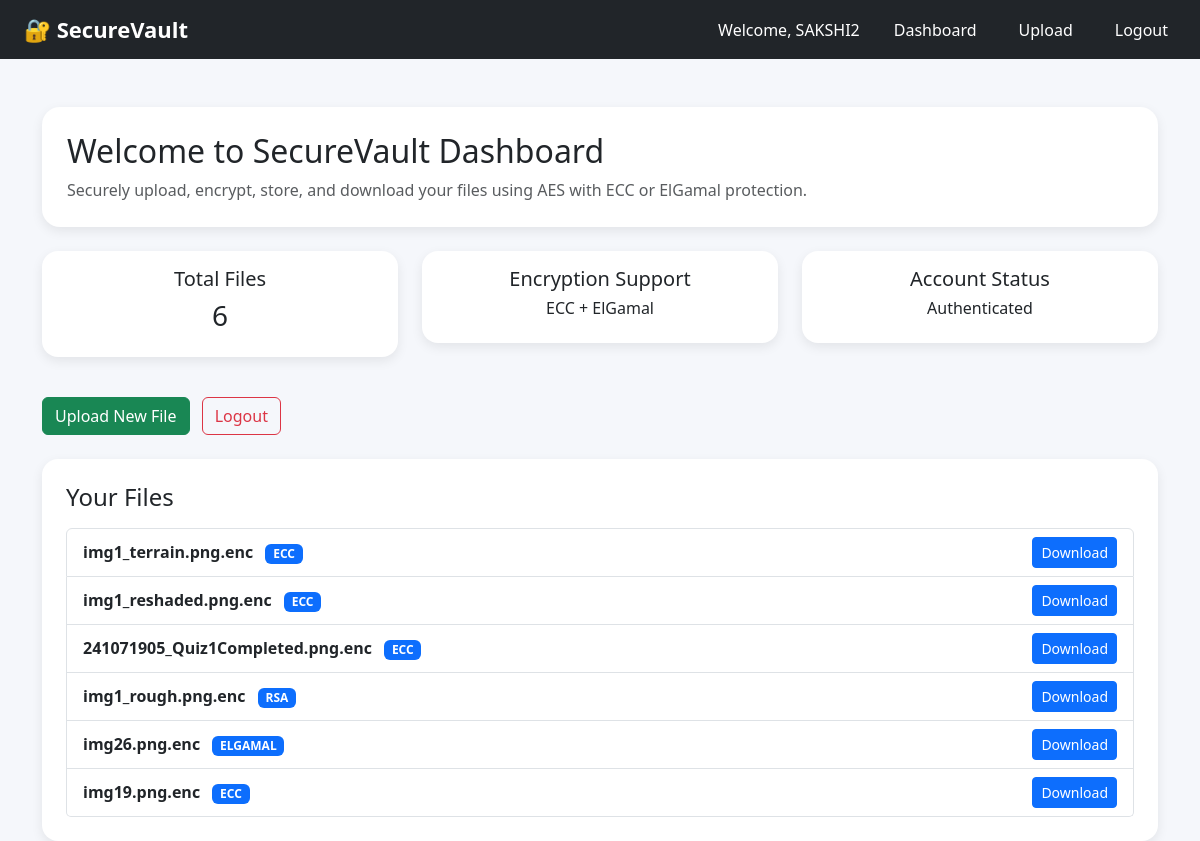
The app's page /dashboard (signed in) with its own data.
### tables this page shows
CREATE TABLE files (
        id INTEGER PRIMARY KEY AUTOINCREMENT,
        username TEXT,
        filename TEXT,
        filepath TEXT,
        file_password BLOB,
        crypto_mode TEXT,
        enc_aes_key BLOB,
        ecc_ephemeral_pub BLOB,
        file_nonce BLOB,
        wrap_nonce BLOB,
        uploaded_at TEXT
    );

### app.py (the view)
@app.route("/dashboard")
def dashboard():
    if "user" not in session:
        debug_log("Unauthorized dashboard access attempt")
        return redirect("/login")
    conn = sqlite3.connect("database.db")
    cursor = conn.cursor()
    cursor.execute(
        "SELECT filename, crypto_mode FROM files WHERE username = ?",
        (session["user"],)
    )
    files = cursor.fetchall()
    conn.close()
    debug_log(f"Dashboard loaded for '{session['user']}'. Total files: {len(files)}")
    return render_template("dashboard.html", files=files)

### app.py (called while the page is built)
def debug_log(message):
    print(f"[DEBUG] {message}")

### templates/dashboard.html
{% extends "base.html" %}
{% block content %}
<div class="hero-box mb-4">
    <h2 class="mb-2">Welcome to SecureVault Dashboard</h2>
    <p class="text-muted mb-0">
        Securely upload, encrypt, store, and download your files using AES with ECC or ElGamal protection.
    </p>
</div>
<div class="row mb-4">
    <div class="col-md-4 mb-3">
        <div class="card p-3 text-center">
            <h5>Total Files</h5>
            <h3>{{ files|length }}</h3>
        </div>
    </div>
    <div class="col-md-4 mb-3">
        <div class="card p-3 text-center">
            <h5>Encryption Support</h5>
            <h6>ECC + ElGamal</h6>
        </div>
    </div>
    <div class="col-md-4 mb-3">
        <div class="card p-3 text-center">
            <h5>Account Status</h5>
            <h6>Authenticated</h6>
        </div>
    </div>
</div>
<div class="mb-4">
    <a href="/upload" class="btn btn-success me-2">Upload New File</a>
    <a href="/logout" class="btn btn-outline-danger">Logout</a>
</div>
<div class="card p-4">
    <h4 class="mb-3">Your Files</h4>
    {% if files|length == 0 %}
        <div class="alert alert-info mb-0">
            No files uploaded yet. Click <strong>Upload New File</strong> to add your first secure file.
        </div>
    {% else %}
        <ul class="list-group">
            {% for file in files %}
                <li class="list-group-item d-flex justify-content-between align-items-center">
                    <div>
                        <strong>{{ file[0] }}</strong>
                        <span class="badge bg-primary ms-2">{{ file[1] }}</span>
                    </div>
                    <a href="/download/{{ file[0] }}" class="btn btn-primary btn-sm">
                        Download
                    </a>
                </li>
            {% endfor %}
        </ul>
    {% endif %}
</div>
{% endblock %}

### templates/base.html (shortened to what this page needs)
<!DOCTYPE html>
<html lang="en">
<head>
    <link href="https://cdn.jsdelivr.net/npm/bootstrap@5.3.2/dist/css/bootstrap.min.css" rel="stylesheet">
</head>
<body>
<nav class="navbar navbar-expand-lg navbar-dark bg-dark px-4">
    <a class="navbar-brand" href="/dashboard">🔐 SecureVault</a>
    <div class="collapse navbar-collapse show">
        <ul class="navbar-nav ms-auto d-flex flex-row align-items-center gap-3">
            {% if session.get("user") %}
                <li class="nav-item">
                    <span class="navbar-text">Welcome, {{ session["user"] }}</span>
                </li>
                <li class="nav-item">
                    <a class="nav-link" href="/dashboard">Dashboard</a>
                </li>
                <li class="nav-item">
                    <a class="nav-link" href="/upload">Upload</a>
                </li>
                <li class="nav-item">
                    <a class="nav-link text-warning" href="/logout">Logout</a>
                </li>
            {% endif %}
        </ul>
    </div>
</nav>
<div class="container mt-5">
    {% block content %}{% endblock %}
</div>
</body>
</html>

### templates/base.html (style rules this page uses)
body { background-color: #f5f7fb; }
.navbar-brand { font-weight: bold; font-size: 22px; }
.card { border-radius: 16px; box-shadow: 0 4px 12px rgba(0,0,0,0.08); border: none; }
.nav-link, .navbar-text { color: white !important; margin-left: 10px; }
.hero-box { background: white; padding: 25px; border-radius: 18px; box-shadow: 0 4px 12px rgba(0,0,0,0.08); }

### records on screen
files: filename "img1_terrain.png.enc", crypto_mode "ECC"
files: filename "img1_reshaded.png.enc", crypto_mode "ECC"
files: filename "241071905_Quiz1Completed.png.enc", crypto_mode "ECC"
files: filename "img1_rough.png.enc", crypto_mode "RSA"
files: filename "img26.png.enc", crypto_mode "ELGAMAL"
files: filename "img19.png.enc", crypto_mode "ECC"

### other values on screen
{{ session["user"] }} "SAKSHI2"
{{ files|length }} "6"
